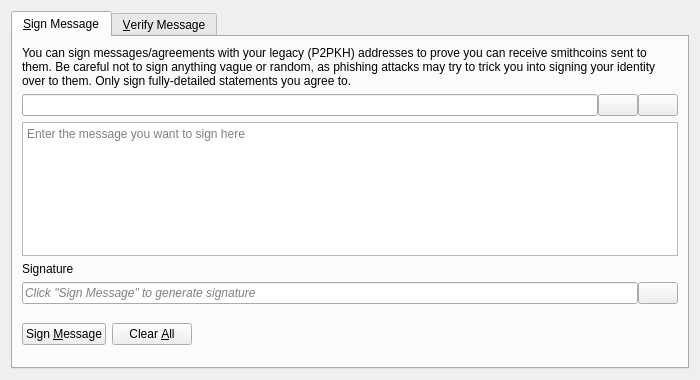
<?xml version="1.0" encoding="UTF-8"?>
<ui version="4.0">
 <class>SignVerifyMessageDialog</class>
 <widget class="QDialog" name="SignVerifyMessageDialog">
  <property name="geometry">
   <rect>
    <x>0</x>
    <y>0</y>
    <width>700</width>
    <height>380</height>
   </rect>
  </property>
  <property name="windowTitle">
   <string>Signatures - Sign / Verify a Message</string>
  </property>
  <property name="modal">
   <bool>true</bool>
  </property>
  <layout class="QVBoxLayout" name="verticalLayout">
   <item>
    <widget class="QTabWidget" name="tabWidget">
     <property name="currentIndex">
      <number>0</number>
     </property>
     <widget class="QWidget" name="tabSignMessage">
      <attribute name="title">
       <string>&amp;Sign Message</string>
      </attribute>
      <layout class="QVBoxLayout" name="verticalLayout_SM">
       <item>
        <widget class="QLabel" name="infoLabel_SM">
         <property name="text">
          <string>You can sign messages/agreements with your legacy (P2PKH) addresses to prove you can receive smithcoins sent to them. Be careful not to sign anything vague or random, as phishing attacks may try to trick you into signing your identity over to them. Only sign fully-detailed statements you agree to.</string>
         </property>
         <property name="textFormat">
          <enum>Qt::PlainText</enum>
         </property>
         <property name="wordWrap">
          <bool>true</bool>
         </property>
        </widget>
       </item>
       <item>
        <layout class="QHBoxLayout" name="horizontalLayout_1_SM">
         <property name="spacing">
          <number>0</number>
         </property>
         <item>
          <widget class="QValidatedLineEdit" name="addressIn_SM">
           <property name="toolTip">
            <string>The Smithcoin address to sign the message with</string>
           </property>
          </widget>
         </item>
         <item>
          <widget class="QPushButton" name="addressBookButton_SM">
           <property name="toolTip">
            <string>Choose previously used address</string>
           </property>
           <property name="text">
            <string/>
           </property>
           <property name="icon">
            <iconset resource="../smithcoin.qrc">
             <normaloff>:/icons/address-book</normaloff>:/icons/address-book</iconset>
           </property>
           <property name="shortcut">
            <string>Alt+A</string>
           </property>
           <property name="autoDefault">
            <bool>false</bool>
           </property>
          </widget>
         </item>
         <item>
          <widget class="QPushButton" name="pasteButton_SM">
           <property name="toolTip">
            <string>Paste address from clipboard</string>
           </property>
           <property name="text">
            <string/>
           </property>
           <property name="icon">
            <iconset resource="../smithcoin.qrc">
             <normaloff>:/icons/editpaste</normaloff>:/icons/editpaste</iconset>
           </property>
           <property name="shortcut">
            <string>Alt+P</string>
           </property>
           <property name="autoDefault">
            <bool>false</bool>
           </property>
          </widget>
         </item>
        </layout>
       </item>
       <item>
        <widget class="QPlainTextEdit" name="messageIn_SM">
         <property name="toolTip">
          <string>Enter the message you want to sign here</string>
         </property>
         <property name="placeholderText">
          <string>Enter the message you want to sign here</string>
         </property>
        </widget>
       </item>
       <item>
        <widget class="QLabel" name="signatureLabel_SM">
         <property name="text">
          <string>Signature</string>
         </property>
         <property name="textFormat">
          <enum>Qt::PlainText</enum>
         </property>
        </widget>
       </item>
       <item>
        <layout class="QHBoxLayout" name="horizontalLayout_2_SM">
         <property name="spacing">
          <number>0</number>
         </property>
         <item>
          <widget class="QLineEdit" name="signatureOut_SM">
           <property name="placeholderText">
            <string>Click "Sign Message" to generate signature</string>
           </property>
           <property name="font">
            <font>
             <italic>true</italic>
            </font>
           </property>
           <property name="readOnly">
            <bool>true</bool>
           </property>
          </widget>
         </item>
         <item>
          <widget class="QPushButton" name="copySignatureButton_SM">
           <property name="toolTip">
            <string>Copy the current signature to the clipboard</string>
           </property>
           <property name="text">
            <string/>
           </property>
           <property name="icon">
            <iconset resource="../smithcoin.qrc">
             <normaloff>:/icons/editcopy</normaloff>:/icons/editcopy</iconset>
           </property>
           <property name="autoDefault">
            <bool>false</bool>
           </property>
          </widget>
         </item>
        </layout>
       </item>
       <item>
        <layout class="QHBoxLayout" name="horizontalLayout_3_SM">
         <item>
          <widget class="QPushButton" name="signMessageButton_SM">
           <property name="toolTip">
            <string>Sign the message to prove you own this Smithcoin address</string>
           </property>
           <property name="text">
            <string>Sign &amp;Message</string>
           </property>
           <property name="icon">
            <iconset resource="../smithcoin.qrc">
             <normaloff>:/icons/edit</normaloff>:/icons/edit</iconset>
           </property>
           <property name="autoDefault">
            <bool>false</bool>
           </property>
          </widget>
         </item>
         <item>
          <widget class="QPushButton" name="clearButton_SM">
           <property name="toolTip">
            <string>Reset all sign message fields</string>
           </property>
           <property name="text">
            <string>Clear &amp;All</string>
           </property>
           <property name="icon">
            <iconset resource="../smithcoin.qrc">
             <normaloff>:/icons/remove</normaloff>:/icons/remove</iconset>
           </property>
           <property name="autoDefault">
            <bool>false</bool>
           </property>
          </widget>
         </item>
         <item>
          <spacer name="horizontalSpacer_1_SM">
           <property name="orientation">
            <enum>Qt::Horizontal</enum>
           </property>
           <property name="sizeHint" stdset="0">
            <size>
             <width>40</width>
             <height>48</height>
            </size>
           </property>
          </spacer>
         </item>
         <item>
          <widget class="QLabel" name="statusLabel_SM">
           <property name="font">
            <font>
             <weight>75</weight>
             <bold>true</bold>
            </font>
           </property>
           <property name="text">
            <string/>
           </property>
           <property name="wordWrap">
            <bool>true</bool>
           </property>
          </widget>
         </item>
         <item>
          <spacer name="horizontalSpacer_2_SM">
           <property name="orientation">
            <enum>Qt::Horizontal</enum>
           </property>
           <property name="sizeHint" stdset="0">
            <size>
             <width>40</width>
             <height>48</height>
            </size>
           </property>
          </spacer>
         </item>
        </layout>
       </item>
      </layout>
     </widget>
     <widget class="QWidget" name="tabVerifyMessage">
      <attribute name="title">
       <string>&amp;Verify Message</string>
      </attribute>
      <layout class="QVBoxLayout" name="verticalLayout_VM">
       <item>
        <widget class="QLabel" name="infoLabel_VM">
         <property name="text">
          <string>Enter the receiver's address, message (ensure you copy line breaks, spaces, tabs, etc. exactly) and signature below to verify the message. Be careful not to read more into the signature than what is in the signed message itself, to avoid being tricked by a man-in-the-middle attack. Note that this only proves the signing party receives with the address, it cannot prove sendership of any transaction!</string>
         </property>
         <property name="textFormat">
          <enum>Qt::PlainText</enum>
         </property>
         <property name="alignment">
          <set>Qt::AlignLeading|Qt::AlignLeft|Qt::AlignTop</set>
         </property>
         <property name="wordWrap">
          <bool>true</bool>
         </property>
        </widget>
       </item>
       <item>
        <layout class="QHBoxLayout" name="horizontalLayout_1_VM">
         <property name="spacing">
          <number>0</number>
         </property>
         <item>
          <widget class="QValidatedLineEdit" name="addressIn_VM">
           <property name="toolTip">
            <string>The Smithcoin address the message was signed with</string>
           </property>
          </widget>
         </item>
         <item>
          <widget class="QPushButton" name="addressBookButton_VM">
           <property name="toolTip">
            <string>Choose previously used address</string>
           </property>
           <property name="text">
            <string/>
           </property>
           <property name="icon">
            <iconset resource="../smithcoin.qrc">
             <normaloff>:/icons/address-book</normaloff>:/icons/address-book</iconset>
           </property>
           <property name="shortcut">
            <string>Alt+A</string>
           </property>
           <property name="autoDefault">
            <bool>false</bool>
           </property>
          </widget>
         </item>
        </layout>
       </item>
       <item>
        <widget class="QPlainTextEdit" name="messageIn_VM">
          <property name="toolTip">
            <string>The signed message to verify</string>
          </property>
          <property name="placeholderText">
            <string>The signed message to verify</string>
          </property>
        </widget>
       </item>
       <item>
        <widget class="QValidatedLineEdit" name="signatureIn_VM">
          <property name="toolTip">
            <string>The signature given when the message was signed</string>
          </property>
          <property name="placeholderText">
            <string>The signature given when the message was signed</string>
          </property>
        </widget>
       </item>
       <item>
        <layout class="QHBoxLayout" name="horizontalLayout_2_VM">
         <item>
          <widget class="QPushButton" name="verifyMessageButton_VM">
           <property name="toolTip">
            <string>Verify the message to ensure it was signed with the specified Smithcoin address</string>
           </property>
           <property name="text">
            <string>Verify &amp;Message</string>
           </property>
           <property name="icon">
            <iconset resource="../smithcoin.qrc">
             <normaloff>:/icons/transaction_0</normaloff>:/icons/transaction_0</iconset>
           </property>
           <property name="autoDefault">
            <bool>false</bool>
           </property>
          </widget>
         </item>
         <item>
          <widget class="QPushButton" name="clearButton_VM">
           <property name="toolTip">
            <string>Reset all verify message fields</string>
           </property>
           <property name="text">
            <string>Clear &amp;All</string>
           </property>
           <property name="icon">
            <iconset resource="../smithcoin.qrc">
             <normaloff>:/icons/remove</normaloff>:/icons/remove</iconset>
           </property>
           <property name="autoDefault">
            <bool>false</bool>
           </property>
          </widget>
         </item>
         <item>
          <spacer name="horizontalSpacer_1_VM">
           <property name="orientation">
            <enum>Qt::Horizontal</enum>
           </property>
           <property name="sizeHint" stdset="0">
            <size>
             <width>40</width>
             <height>48</height>
            </size>
           </property>
          </spacer>
         </item>
         <item>
          <widget class="QLabel" name="statusLabel_VM">
           <property name="font">
            <font>
             <weight>75</weight>
             <bold>true</bold>
            </font>
           </property>
           <property name="text">
            <string/>
           </property>
           <property name="wordWrap">
            <bool>true</bool>
           </property>
          </widget>
         </item>
         <item>
          <spacer name="horizontalSpacer_2_VM">
           <property name="orientation">
            <enum>Qt::Horizontal</enum>
           </property>
           <property name="sizeHint" stdset="0">
            <size>
             <width>40</width>
             <height>48</height>
            </size>
           </property>
          </spacer>
         </item>
        </layout>
       </item>
      </layout>
     </widget>
    </widget>
   </item>
  </layout>
 </widget>
 <customwidgets>
  <customwidget>
   <class>QValidatedLineEdit</class>
   <extends>QLineEdit</extends>
   <header>qt/qvalidatedlineedit.h</header>
  </customwidget>
 </customwidgets>
 <resources>
  <include location="../smithcoin.qrc"/>
 </resources>
 <connections/>
</ui>
